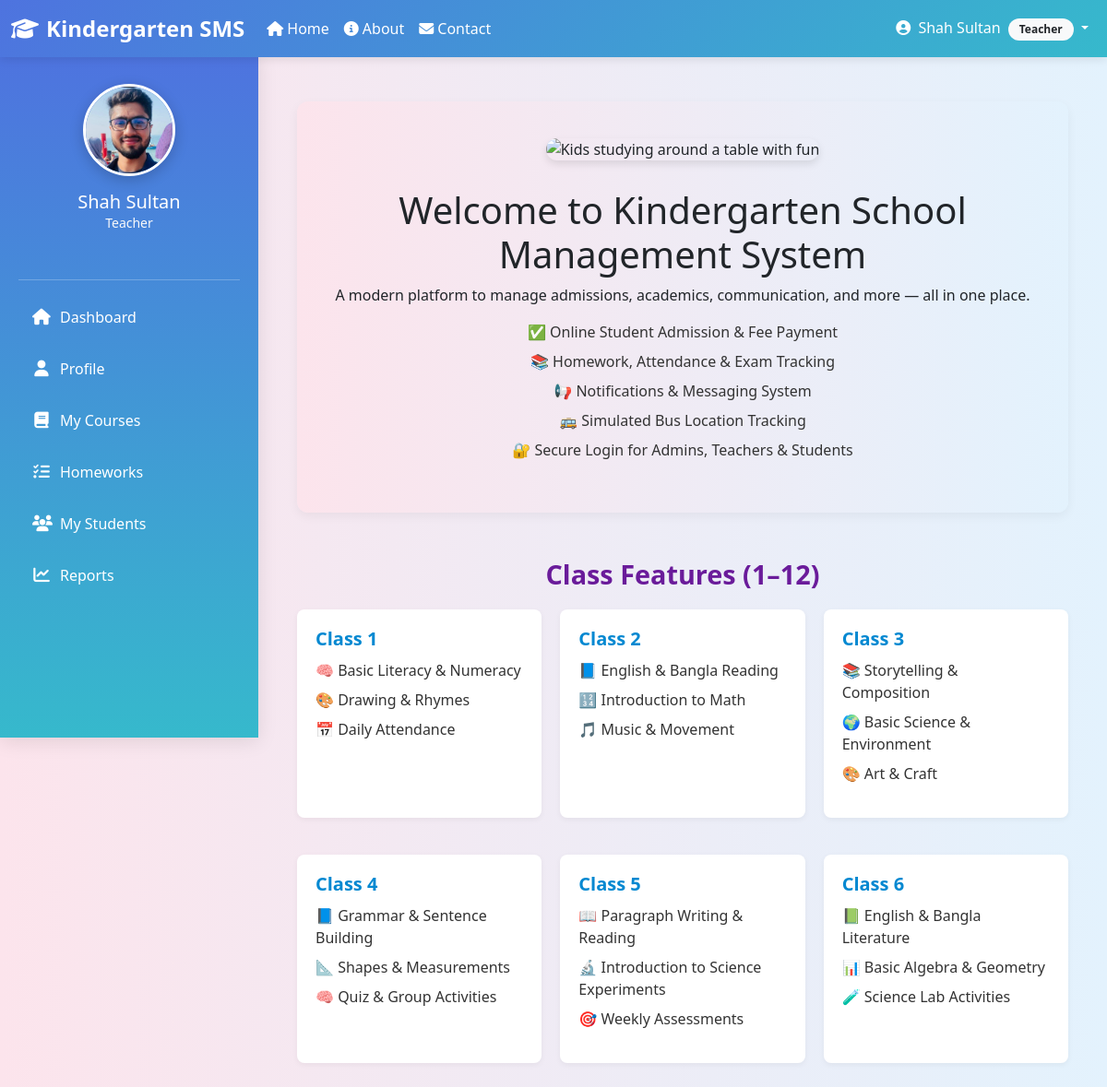
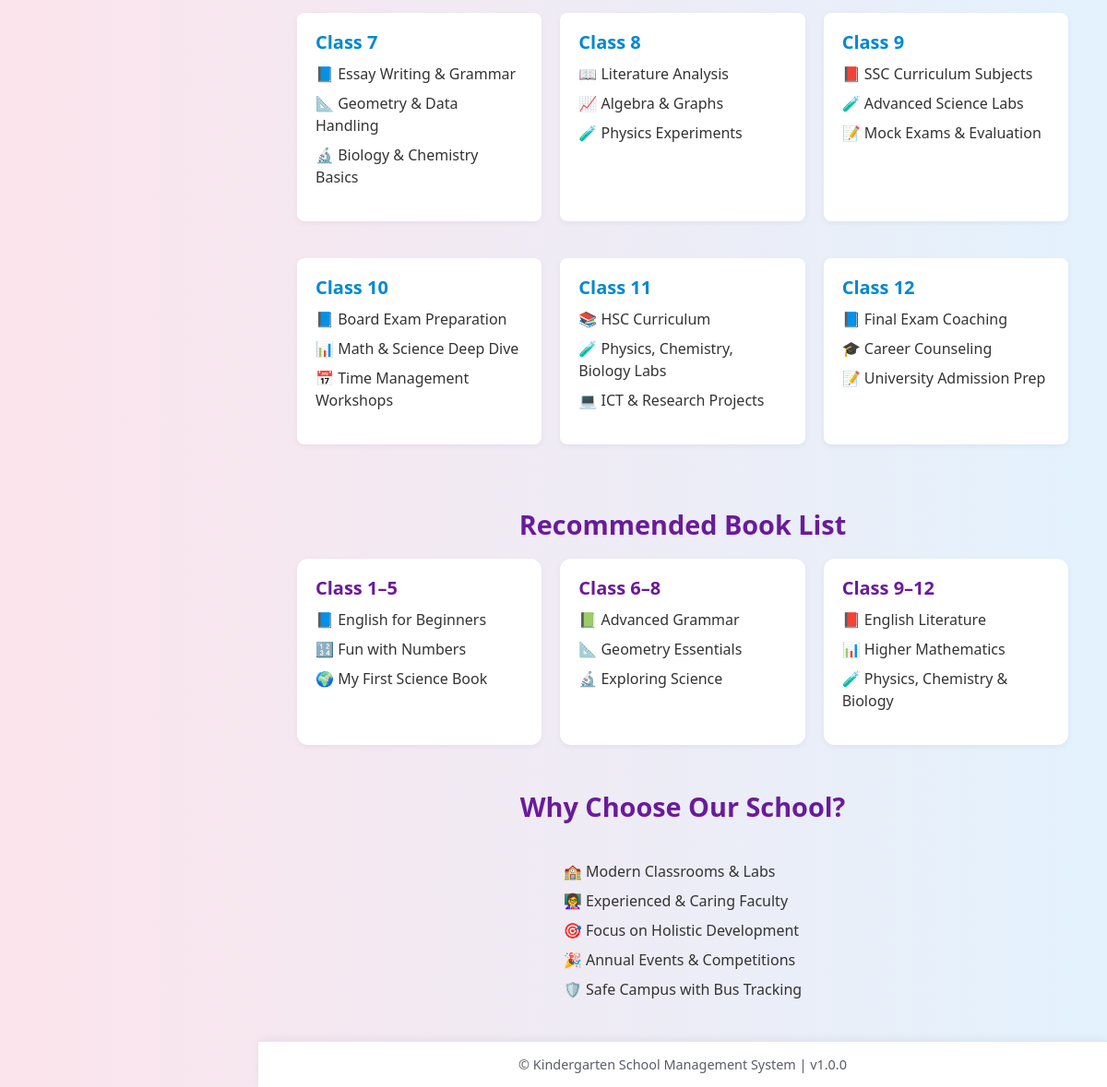
The page / (signed in) on the database its author committed (2 pictures, top to bottom).
### core/models.py (models this page shows, shortened)
class User(AbstractUser):
    ROLE_CHOICES = (
        ("admin", "Admin"),
        ("teacher", "Teacher"),
        ("student", "Student"),
    )
    role = models.CharField(max_length=10, choices=ROLE_CHOICES)

class TeaacherProfile(models.Model):
    user = models.OneToOneField(User, on_delete=models.CASCADE, related_name='teacher_profile')
    full_name = models.CharField(max_length=128, blank=True)
    class_room = models.ForeignKey(ClassRoom, on_delete=models.SET_NULL, null=True, blank=True)
    date_of_birth = models.DateField(null=True, blank=True)
    address = models.TextField(blank=True)
    phone = models.CharField(max_length=24, blank=True)
    photo = models.ImageField(upload_to='teacher_photos/', blank=True, null=True)
    qualification = models.CharField(max_length=256, blank=True)
    experience_years = models.PositiveIntegerField(default=0)

### core/views.py (the view)
# urls.py: path('',views.homepage, name='homepage'),
def homepage(request):
    return render(request, 'homepage.html')

### core/templates/homepage.html (shortened to what this page needs)
{% extends 'base.html' %}
{% load static %}
{% block content %}
<div class="container mt-4">
  <div class="hero-section">
    <img src="{% static 'images/home.jpg' %}" alt="Kids studying around a table with fun" class="hero-image">
    <h1>Welcome to Kindergarten School Management System</h1>
    <p>A modern platform to manage admissions, academics, communication, and more — all in one place.</p>
    <ul class="feature-list">
      <li>✅ Online Student Admission & Fee Payment</li>
      <li>📚 Homework, Attendance & Exam Tracking</li>
      <li>📢 Notifications & Messaging System</li>
      <li>🚌 Simulated Bus Location Tracking</li>
      <li>🔐 Secure Login for Admins, Teachers & Students</li>
    </ul>
  </div>
<h2 class="section-title">Class Features (1–12)</h2>
<div class="class-features">
  <div class="class-card">
    <h5>Class 1</h5>
    <ul class="feature-list">
      <li>🧠 Basic Literacy & Numeracy</li>
      <li>🎨 Drawing & Rhymes</li>
      <li>📅 Daily Attendance</li>
    </ul>
  </div>
  <div class="class-card">
    <h5>Class 2</h5>
    <ul class="feature-list">
      <li>📘 English & Bangla Reading</li>
      <li>🔢 Introduction to Math</li>
      <li>🎵 Music & Movement</li>
    </ul>
  </div>
  <div class="class-card">
    <h5>Class 3</h5>
    <ul class="feature-list">
      <li>📚 Storytelling & Composition</li>
      <li>🌍 Basic Science & Environment</li>
      <li>🎨 Art & Craft</li>
    </ul>
  </div>
  <div class="class-card">
    <h5>Class 4</h5>
    <ul class="feature-list">
      <li>📘 Grammar & Sentence Building</li>
      <li>📐 Shapes & Measurements</li>
      <li>🧠 Quiz & Group Activities</li>
    </ul>
  </div>
  <div class="class-card">
    <h5>Class 5</h5>
    <ul class="feature-list">
      <li>📖 Paragraph Writing & Reading</li>
      <li>🔬 Introduction to Science Experiments</li>
      <li>🎯 Weekly Assessments</li>
    </ul>
  </div>
  <div class="class-card">
    <h5>Class 6</h5>
    <ul class="feature-list">
      <li>📗 English & Bangla Literature</li>
      <li>📊 Basic Algebra & Geometry</li>
      <li>🧪 Science Lab Activities</li>
    </ul>
  </div>
  <div class="class-card">
    <h5>Class 7</h5>
    <ul class="feature-list">
      <li>📘 Essay Writing & Grammar</li>
      <li>📐 Geometry & Data Handling</li>
      <li>🔬 Biology & Chemistry Basics</li>
    </ul>
  </div>
  <div class="class-card">
    <h5>Class 8</h5>
    <ul class="feature-list">
      <li>📖 Literature Analysis</li>
      <li>📈 Algebra & Graphs</li>
      <li>🧪 Physics Experiments</li>
    </ul>
  </div>
  <div class="class-card">
    <h5>Class 9</h5>
    <ul class="feature-list">
      <li>📕 SSC Curriculum Subjects</li>
      <li>🧪 Advanced Science Labs</li>
      <li>📝 Mock Exams & Evaluation</li>
    </ul>
  </div>
  <div class="class-card">
    <h5>Class 10</h5>
    <ul class="feature-list">
      <li>📘 Board Exam Preparation</li>
      <li>📊 Math & Science Deep Dive</li>
      <li>📅 Time Management Workshops</li>
    </ul>
  </div>
  <div class="class-card">
    <h5>Class 11</h5>
    <ul class="feature-list">
      <li>📚 HSC Curriculum</li>
      <li>🧪 Physics, Chemistry, Biology Labs</li>
      <li>💻 ICT & Research Projects</li>
    </ul>
  </div>
  <div class="class-card">
    <h5>Class 12</h5>
    <ul class="feature-list">
      <li>📘 Final Exam Coaching</li>
      <li>🎓 Career Counseling</li>
      <li>📝 University Admission Prep</li>
    </ul>
  </div>
</div>
  <h2 class="section-title">Recommended Book List</h2>
<div class="book-list">
  <div class="book-card">
    <h5>Class 1–5</h5>
    <ul class="book-items">
      <li>📘 English for Beginners</li>
      <li>🔢 Fun with Numbers</li>
      <li>🌍 My First Science Book</li>
    </ul>
  </div>
  <div class="book-card">
    <h5>Class 6–8</h5>
    <ul class="book-items">
      <li>📗 Advanced Grammar</li>
      <li>📐 Geometry Essentials</li>
      <li>🔬 Exploring Science</li>
    </ul>
  </div>
  <div class="book-card">
    <h5>Class 9–12</h5>
    <ul class="book-items">
      <li>📕 English Literature</li>
      <li>📊 Higher Mathematics</li>
      <li>🧪 Physics, Chemistry & Biology</li>
    </ul>
  </div>
</div>
  <div class="school-highlights">
    <h2 class="section-title">Why Choose Our School?</h2>
    <ul class="highlight-list">
      <li>🏫 Modern Classrooms & Labs</li>
      <li>👩‍🏫 Experienced & Caring Faculty</li>
      <li>🎯 Focus on Holistic Development</li>
      <li>🎉 Annual Events & Competitions</li>
      <li>🛡️ Safe Campus with Bus Tracking</li>
    </ul>
  </div>
</div>
{% endblock %}

### core/templates/base.html (shortened to what this page needs)
<!DOCTYPE html>
<html lang="en">
<head>
  <link href="https://cdn.jsdelivr.net/npm/bootstrap@5.3.0/dist/css/bootstrap.min.css" rel="stylesheet"/>
  <link rel="stylesheet" href="https://cdnjs.cloudflare.com/ajax/libs/font-awesome/6.4.0/css/all.min.css"/>
</head>
<body>
  <nav class="navbar navbar-expand-lg">
    <div class="container-fluid">
      <a class="navbar-brand" href="{% url 'homepage' %}">
        <i class="fas fa-graduation-cap me-2"></i>Kindergarten SMS
      </a>
      <div class="collapse navbar-collapse" id="navbarContent">
        <ul class="navbar-nav me-auto">
          <li class="nav-item">
            <a class="nav-link" href="{% url 'homepage' %}">
              <i class="fas fa-home me-1"></i>Home
            </a>
          </li>
          <li class="nav-item">
            <a class="nav-link" href="{% url 'about' %}">
              <i class="fas fa-info-circle me-1"></i>About
            </a>
          </li>
          <li class="nav-item">
            <a class="nav-link" href="{% url 'contact' %}">
              <i class="fas fa-envelope me-1"></i>Contact
            </a>
          </li>
        </ul>
        <ul class="navbar-nav">
          {% if request.user.is_authenticated %}
          <li class="nav-item dropdown">
            <a class="nav-link dropdown-toggle" href="#" id="userDropdown" role="button" data-bs-toggle="dropdown">
              <i class="fas fa-user-circle me-1"></i>
              {{ request.user.get_full_name|default:request.user.username }}
              <span class="badge bg-light text-dark ms-1">{{ request.user.role|title }}</span>
            </a>
          </li>
          {% endif %}
        </ul>
      </div>
    </div>
  </nav>
  {% if request.user.is_authenticated %}
  <div class="sidebar" id="sidebar">
    <div class="profile-section">
      {% if request.user.role == "student" and request.user.student_profile.photo %}
        <img src="{{ request.user.student_profile.photo.url }}" alt="Profile Picture" class="profile_pic" />
      {% elif request.user.role == "teacher" and request.user.teacher_profile.photo %}
        <img src="{{ request.user.teacher_profile.photo.url }}" alt="Profile Picture" class="profile_pic" />
      {% elif request.user.role == "admin" and request.user.admin_profile.photo %}
        <img src="{{ request.user.admin_profile.photo.url }}" alt="Profile Picture" class="profile_pic" />
      {% else %}
        <img src="https://via.placeholder.com/100?text={{ request.user.role|first|upper }}" alt="Profile Picture" class="profile_pic" />
      {% endif %}
      <h5 class="mt-3 mb-0 text-white">{{ request.user.get_full_name|default:request.user.username }}</h5>
      <p class="text-light small mb-3">{{ request.user.role|title }}</p>
    </div>
    <hr class="border-light">
    {% if request.user.role == "student" %}
      <a href="{% url 'dashboard' %}" class="{% if request.resolver_match.url_name == 'dashboard' %}active{% endif %}">
        <i class="fas fa-home"></i>
        <span class="sidebar-text">Dashboard</span>
      </a>
      <a href="{% url 'student_profile' %}" class="{% if request.resolver_match.url_name == 'student_profile' %}active{% endif %}">
        <i class="fas fa-user"></i>
        <span class="sidebar-text">Profile</span>
      </a>
      <a href="{% url 'student_homeworks' %}" class="{% if request.resolver_match.url_name == 'student_homeworks' %}active{% endif %}">
        <i class="fas fa-tasks"></i>
        <span class="sidebar-text">My Homeworks</span>
      </a>
      <a href="{% url 'pay_monthly_fee' %}" class="{% if request.resolver_match.url_name == 'pay_monthly_fee' %}active{% endif %}">
        <i class="fas fa-credit-card"></i>
        <span class="sidebar-text">Pay Fee</span>
      </a>
      <a href="{% url 'student_fee_history' %}" class="{% if request.resolver_match.url_name == 'student_fee_history' %}active{% endif %}">
        <i class="fas fa-history"></i>
        <span class="sidebar-text">Fee History</span>
      </a>
      <a href="#">
        <i class="fas fa-calendar-check"></i>
        <span class="sidebar-text">Attendance</span>
      </a>
      <a href="#">
        <i class="fas fa-chart-bar"></i>
        <span class="sidebar-text">Progress Report</span>
      </a>
    {% elif request.user.role == "teacher" %}
      <a href="{% url 'dashboard' %}" class="{% if request.resolver_match.url_name == 'dashboard' %}active{% endif %}">
        <i class="fas fa-home"></i>
        <span class="sidebar-text">Dashboard</span>
      </a>
      <a href="{% url 'teacher_profile' %}" class="{% if request.resolver_match.url_name == 'teacher_profile' %}active{% endif %}">
        <i class="fas fa-user"></i>
        <span class="sidebar-text">Profile</span>
      </a>
      <a href="{% url 'teacher_courses' %}" class="{% if request.resolver_match.url_name == 'teacher_courses' %}active{% endif %}">
        <i class="fas fa-book"></i>
        <span class="sidebar-text">My Courses</span>
      </a>
      <a href="{% url 'teacher_homeworks' %}" class="{% if request.resolver_match.url_name == 'teacher_homeworks' %}active{% endif %}">
        <i class="fas fa-tasks"></i>
        <span class="sidebar-text">Homeworks</span>
      </a>
      <a href="#">
        <i class="fas fa-users"></i>
        <span class="sidebar-text">My Students</span>
      </a>
      <a href="#">
        <i class="fas fa-chart-line"></i>
        <span class="sidebar-text">Reports</span>
      </a>
    {% endif %}
  </div>
  {% endif %}
  <div class="{% if request.user.is_authenticated %}main-content{% else %}main-content full-width{% endif %}" id="mainContent">
    {% block content %}{% endblock %}
  </div>
  <footer class="{% if not request.user.is_authenticated %}full-width{% endif %}" id="footer">
    &copy; {{ now|date:"Y" }} Kindergarten School Management System |
    <span class="text-muted">v1.0.0</span>
  </footer>
</body>
</html>

### core/templates/base.html (style rules this page uses)
:root { --primary-color: #4e73df; --secondary-color: #f48fb1; --success-color: #1cc88a; --info-color: #36b9cc; --warning-color: #f6c23e; --danger-color: #e74a3b; --light-color: #f8f9fc; --dark-color: #5a5c69; }
body { background: linear-gradient(to right, #fce4ec, #e3f2fd); font-family: "Segoe UI", Tahoma, Geneva, Verdana, sans-serif; margin: 0; padding: 0; min-height: 100vh; }
.navbar { background: linear-gradient(135deg, var(--primary-color) 0%, var(--info-color) 100%) !important; position: fixed; top: 0; left: 0; right: 0; z-index: 1030; box-shadow: 0 2px 10px rgba(0, 0, 0, 0.1); }
.navbar-brand { font-weight: bold; color: #ffffff !important; font-size: 1.5rem; }
.nav-link { color: #fff !important; font-weight: 500; transition: all 0.3s ease; }
.sidebar { background: linear-gradient(180deg, var(--primary-color) 0%, var(--info-color) 100%); box-shadow: 0 4px 20px rgba(0, 0, 0, 0.1); padding: 20px; height: calc(100vh - 56px); position: fixed; top: 56px; left: 0; width: 280px; overflow-y: auto; transition: all 0.3s ease; }
.profile-section { text-align: center; padding: 15px 0; margin-bottom: 20px; }
.profile_pic { width: 100px; height: 100px; border-radius: 50%; object-fit: cover; border: 3px solid #fff; box-shadow: 0 4px 15px rgba(0, 0, 0, 0.2); transition: transform 0.3s ease; }
.sidebar a { display: flex; align-items: center; padding: 12px 15px; color: #fff; text-decoration: none; border-radius: 8px; font-weight: 500; transition: all 0.3s ease; margin-bottom: 8px; }
.sidebar i { width: 20px; text-align: center; margin-right: 10px; font-size: 1.1rem; }
.main-content { margin-top: 56px; margin-left: 280px; padding: 30px; min-height: calc(100vh - 106px); transition: all 0.3s ease; }
footer { position: fixed; bottom: 0; left: 280px; right: 0; height: 50px; background-color: #ffffff; text-align: center; line-height: 50px; font-size: 0.9rem; color: var(--dark-color); border-top: 1px solid #e3e6f0; box-shadow: 0 -2px 10px rgba(0, 0, 0, 0.05); transition: all 0.3s ease; z-index: 1000; }
.badge { border-radius: 20px; padding: 6px 12px; font-weight: 600; }

### core/templates/homepage.html (style rules this page uses)
.school-highlights { text-align: center; margin-bottom: 40px; }
.school-highlights .highlight-list { display: inline-block; text-align: left; margin-top: 20px; padding-left: 0; }
.highlight-list li { list-style: none; margin-bottom: 10px; font-size: 1rem; color: #333; }
.book-list { display: grid; grid-template-columns: repeat(auto-fit, minmax(250px, 1fr)); gap: 20px; margin-bottom: 40px; }
.book-card { background-color: #fff; border-radius: 12px; padding: 20px; box-shadow: 0 2px 6px rgba(0,0,0,0.05); transition: transform 0.3s ease, box-shadow 0.3s ease; cursor: pointer; }
.book-card h5 { color: #6a1b9a; font-weight: 600; margin-bottom: 10px; }
.book-items { padding-left: 0; }
.book-items li { list-style: none; margin-bottom: 8px; font-size: 0.95rem; color: #333; }
.class-features { display: grid; grid-template-columns: repeat(auto-fit, minmax(250px, 1fr)); gap: 20px; margin-bottom: 40px; }
.class-card { background-color: #fff; border-radius: 12px; padding: 20px; box-shadow: 0 2px 6px rgba(0,0,0,0.05); transition: transform 0.3s ease, box-shadow 0.3s ease; cursor: pointer; }
.class-card h5 { color: #0288d1; font-weight: 600; margin-bottom: 10px; }
.class-card ul { padding-left: 0; }
.class-card li { list-style: none; margin-bottom: 8px; font-size: 0.95rem; color: #333; }
.hero-section { background: linear-gradient(to right, #fce4ec, #e3f2fd); border-radius: 12px; padding: 40px; text-align: center; box-shadow: 0 4px 12px rgba(0, 0, 0, 0.05); }
.hero-image { max-width: 50%; height: auto; border-radius: 12px; margin-bottom: 30px; box-shadow: 0 4px 8px rgba(0, 0, 0, 0.1); }
.section-title { font-size: 1.8rem; font-weight: 600; color: #6a1b9a; margin-top: 50px; margin-bottom: 20px; text-align: center; }
.class-features, .book-list, .school-highlights { margin-bottom: 40px; }
.class-card { background-color: #fff; border-radius: 8px; padding: 20px; box-shadow: 0 2px 6px rgba(0,0,0,0.05); margin-bottom: 20px; }
.class-card h5 { color: #0288d1; font-weight: 600; }
.feature-list, .book-items, .highlight-list { list-style: none; padding-left: 0; }
.feature-list li, .book-items li, .highlight-list li { margin-bottom: 8px; font-size: 1rem; color: #333; }
.class-card, .book-card { animation: fadeInUp 0.6s ease forwards; }

### rows shown on the page
User: user.get_full_name "Shah Sultan", user.role "Teacher", user.teacher_profile.photo (picture)
